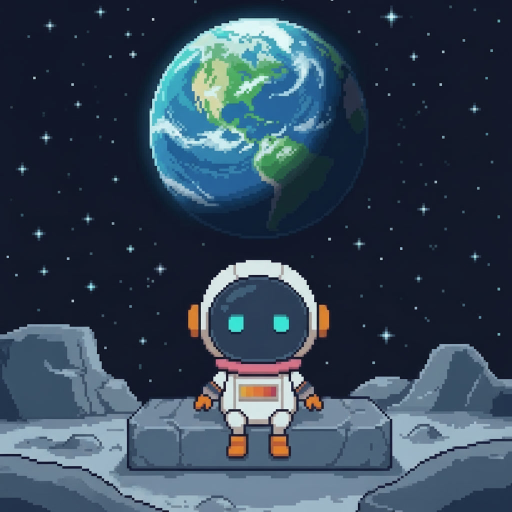
#> input picture assets/hub/hub_background.jpg, 1024 x 1024 px (shown at 1/2 size)
$ python build_scene_assets.py
#> lines starting #> are read from the running program, lines starting #| are printed output that depends on the picture; after the words box and inside, x2 and y2 are one past the last pixel; in counts of white or black regions, pixels touching at a corner belong together
"""
Genera las capas de imagen de las escenas animadas del hub y del perfil.

Entradas : assets/hub/hub_background.jpg, assets/sprites/astro_idle.png
Salidas  : android/mobile/src/main/res/drawable-nodpi/
             hub_earth.png          Tierra recortada (círculo con alpha)
             hub_front.png          rocas lunares + astronauta sentado (sin cielo, sin ojos)
             profile_window.png     pared de la nave + ventana redonda (agujero transparente)
             profile_earth.png      Tierra a la resolución "pixel" de la escena del perfil
             profile_robot_back.png astronauta de espaldas (derivado del sprite de frente)

Requiere: pip install pillow numpy scipy
Uso     : python tools/scenes/build_scene_assets.py   (desde la raíz del proyecto)
"""
import math
import random
from pathlib import Path

import numpy as np
from PIL import Image
from scipy import ndimage as ndi

ROOT = Path(__file__).resolve().parents[2]
OUT = ROOT / "android/mobile/src/main/res/drawable-nodpi"
OUT.mkdir(parents=True, exist_ok=True)

# ---------------------------------------------------------------- constantes compartidas con Kotlin
SKY = (17, 24, 42)
EARTH_CX, EARTH_CY, EARTH_R = 517, 254, 226          # en la imagen original 1024x1024
FRONT_TOP = 500                                       # y donde empieza hub_front.png
VISOR = (45, 63, 87)
EYES = [(450, 628, 494, 668), (541, 628, 585, 668)]   # cajas (x0, y0, x1, y1) a borrar
PROFILE_W, PROFILE_H = 120, 270
WIN_CX, WIN_CY = 60, 84
WIN_HOLE = 40
SPRITE_UNIT = 5.45                                    # tamaño de "pixel" del sprite original


def hub_layers():
    src = Image.open(ROOT / "assets/hub/hub_background.jpg").convert("RGB")
#> src is the input picture: PIL image 1024x1024 RGB; mean R, G, B 52.4, 69, 86.4
    im = np.array(src).astype(int)

    # Tierra: círculo
    yy, xx = np.mgrid[0:1024, 0:1024]
    circle = (xx - EARTH_CX) ** 2 + (yy - EARTH_CY) ** 2 <= EARTH_R ** 2
    x0, y0 = EARTH_CX - EARTH_R, EARTH_CY - EARTH_R
    earth = np.dstack([im, circle.astype(int) * 255]).astype(np.uint8)
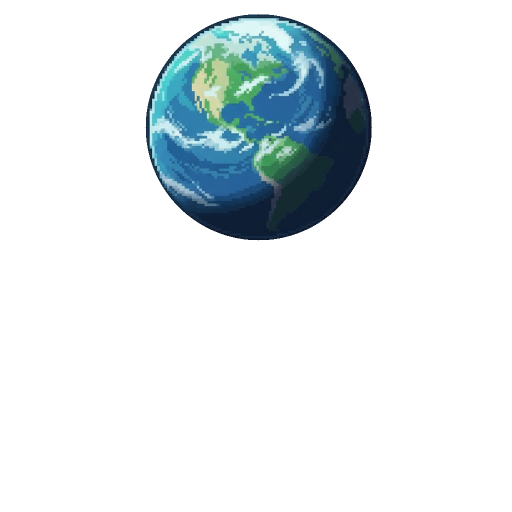
#> earth: shape (1024, 1024, 4) (shown at 1/2 size); mean R, G, B, A 52.4, 69, 86.4, 39; transparent parts drawn white
    earth_img = Image.fromarray(earth, "RGBA").crop((x0, y0, x0 + 2 * EARTH_R, y0 + 2 * EARTH_R))
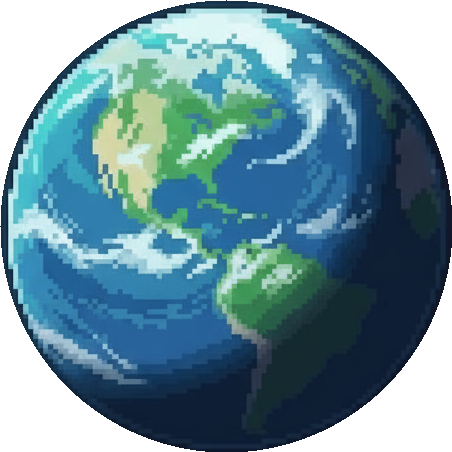
#> earth_img: PIL image 452x452 RGBA; mean R, G, B, A 56.2, 95.9, 112.7, 200.2; transparent parts drawn white
    earth_img.save(OUT / "hub_earth.png")

    # Primer plano: todo lo que no es cielo y toca el suelo (rocas + astronauta)
    nonsky = np.abs(im - np.array(SKY)).sum(2) > 40
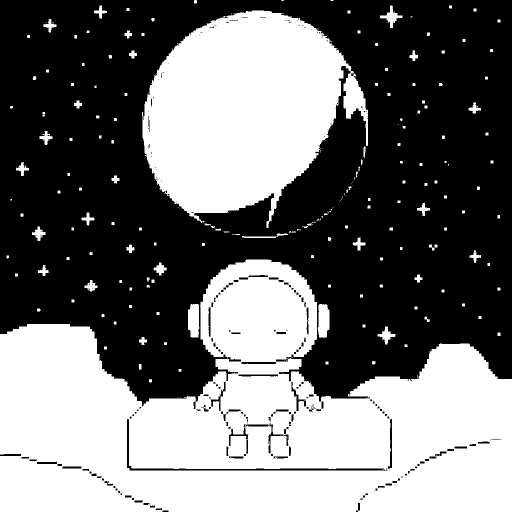
#> nonsky: shape (1024, 1024) bool (shown at 1/2 size); 44.8% white; 257 white regions (104 under 20 px), largest, box (x1, y1, x2, y2) and area: (0, 519, 1024, 1024) 328517, (284, 21, 736, 456) 127746, (635, 608, 659, 676) 1346
    lab, n = ndi.label(nonsky)
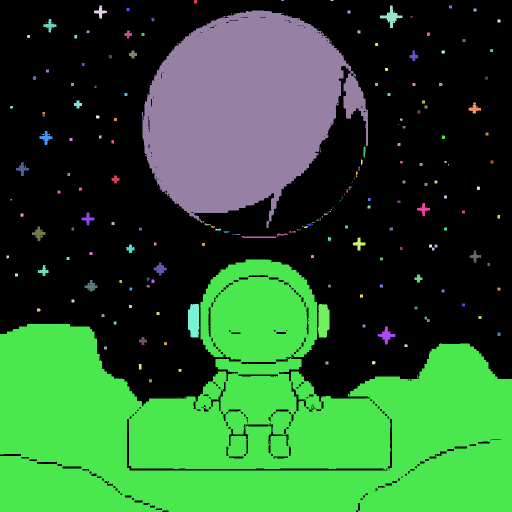
#> lab: shape (1024, 1024) int32 (shown at 1/2 size); 288 distinct labels, from 0 to 287; one colour per label, 0 black
#> n = 287
    bottom_labels = set(np.unique(lab[-1, :])) - {0}
#> bottom_labels = 1 item
    mask = np.isin(lab, list(bottom_labels))
#> mask: shape (1024, 1024) bool; 31.3% white; 1 white region, box (x1, y1, x2, y2) and area: (0, 519, 1024, 1024) 328485
    mask = ndi.binary_fill_holes(mask)
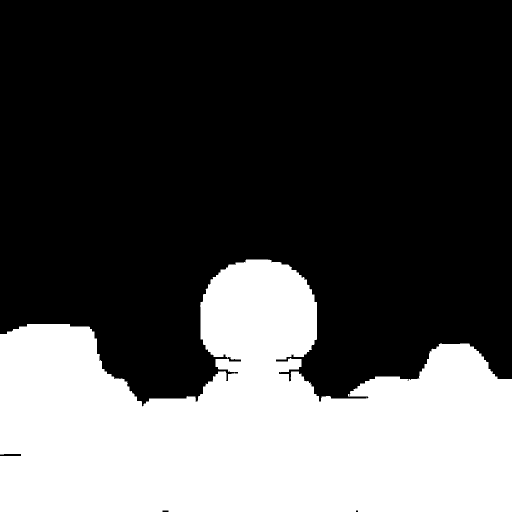
#> mask: shape (1024, 1024) bool (shown at 1/2 size); 32.2% white; 1 white region, box (x1, y1, x2, y2) and area: (0, 519, 1024, 1024) 338164

    rgb = im.copy()
    for (ex0, ey0, ex1, ey1) in EYES:  # borra los ojos: se dibujan animados en Kotlin
        rgb[ey0:ey1, ex0:ex1] = VISOR
    front = np.dstack([rgb, mask.astype(int) * 255]).astype(np.uint8)
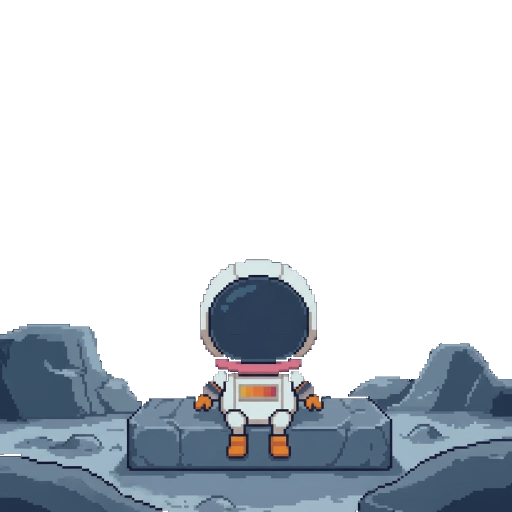
#> front: shape (1024, 1024, 4) (shown at 1/2 size); mean R, G, B, A 52.4, 68.8, 86.2, 82.2; transparent parts drawn white
    Image.fromarray(front, "RGBA").crop((0, FRONT_TOP, 1024, 1024)).save(OUT / "hub_front.png")
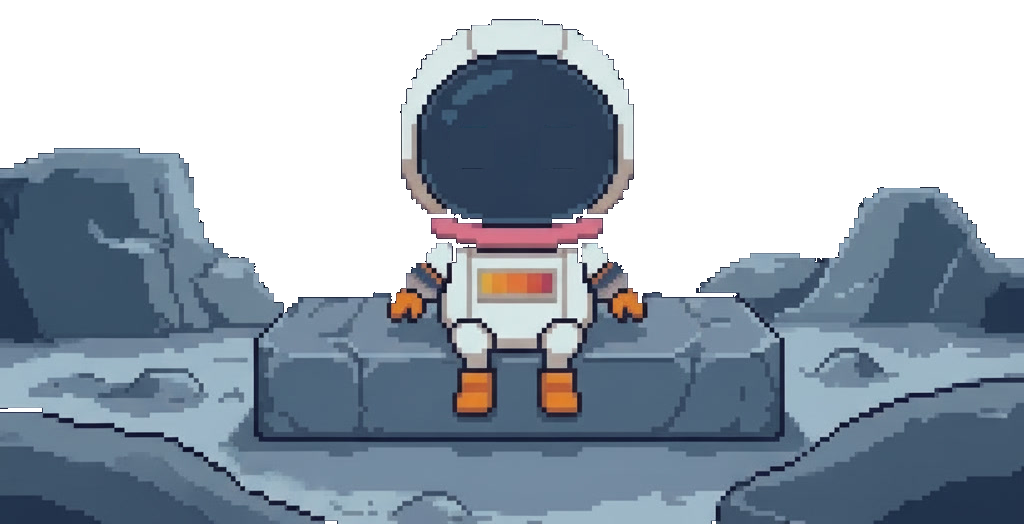
#> saved as hub_front.png: PIL image 1024x524 RGBA; mean R, G, B, A 70.1, 83.2, 100.6, 160.7; transparent parts drawn white


def robot_back():
#> (the run stopped early here; a loop or call above may not have finished)
